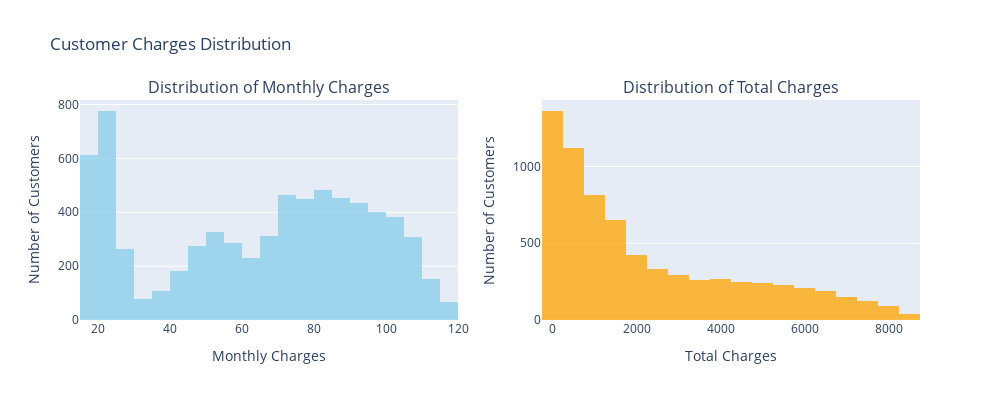

Notebook code for this chart:
### Markdown cell above
## Discriptive statistics
### **1. Monthly Charges**
- **Range:** Monthly charges vary from **$18.25** to **$118.75**.  
- **Average (Mean):** Customers are billed **around $64.76 per month on average**.  
- **Typical Range (IQR):**
  - 25% of customers pay **below $35.50**  
  - 50% (median) pay **around $70.35**  
  - 75% pay **below $89.85**  
- **Insight:** The majority of customers fall within the **$35–$90 range**, indicating that the company has a strong **mid-tier pricing structure** that serves most of its customer base.

---

### **2. Total Charges**
- **Range:** Total charges range from **$0** to **$8,684.80**.  
- **Average (Mean):** Customers have generated **around $2,279 in total revenue** each.  
- **Distribution Insights:**
  - A significant number of customers have **very low total charges (close to $0)**, indicating **new customers or those who churned early**.  
  - Customers with **total charges above $3,000** represent **long-term loyal customers**, contributing a major share of revenue.  
  - The distribution is **right-skewed**, meaning **a smaller group of customers generates a larger portion of overall revenue**.

### Code cell
import plotly.graph_objects as go
from plotly.subplots import make_subplots

# Create subplots: 1 row, 2 columns
fig = make_subplots(rows=1, cols=2, subplot_titles=("Distribution of Monthly Charges", "Distribution of Total Charges"))

# MonthlyCharges histogram
fig.add_trace(
    go.Histogram(
        x=df['MonthlyCharges'],
        nbinsx=30,
        marker_color='skyblue',
        name='MonthlyCharges',
        opacity=0.75
    ),
    row=1, col=1
)

# TotalCharges histogram
fig.add_trace(
    go.Histogram(
        x=df['TotalCharges'],
        nbinsx=30,
        marker_color='orange',
        name='TotalCharges',
        opacity=0.75
    ),
    row=1, col=2
)

# Update layout
fig.update_layout(
    title_text="Customer Charges Distribution",
    height=400,
    width=1000,
    showlegend=False
)

# Update axes labels
fig.update_xaxes(title_text="Monthly Charges", row=1, col=1)
fig.update_yaxes(title_text="Number of Customers", row=1, col=1)
fig.update_xaxes(title_text="Total Charges", row=1, col=2)
fig.update_yaxes(title_text="Number of Customers", row=1, col=2)

fig.show()

### Figure 1 — Plotly figure (JSON) as saved in the notebook; plotly's stock layout.template omitted (floating-point values rounded to 4 significant figures; data arrays with more than 128 entries replaced by an {"elided": "..."} marker saying what was removed)
{"data": [{"marker": {"color": "skyblue"}, "name": "MonthlyCharges", "nbinsx": 30, "opacity": 0.75, "type": "histogram", "x": {"elided": "7043 float values"}, "xaxis": "x", "yaxis": "y"}, {"marker": {"color": "orange"}, "name": "TotalCharges", "nbinsx": 30, "opacity": 0.75, "type": "histogram", "x": {"elided": "7043 float values"}, "xaxis": "x2", "yaxis": "y2"}], "layout": {"annotations": [{"font": {"size": 16}, "showarrow": false, "text": "Distribution of Monthly Charges", "x": 0.225, "xanchor": "center", "xref": "paper", "y": 1, "yanchor": "bottom", "yref": "paper"}, {"font": {"size": 16}, "showarrow": false, "text": "Distribution of Total Charges", "x": 0.775, "xanchor": "center", "xref": "paper", "y": 1, "yanchor": "bottom", "yref": "paper"}], "height": 400, "showlegend": false, "title": {"text": "Customer Charges Distribution"}, "width": 1000, "xaxis": {"anchor": "y", "domain": [0, 0.45], "title": {"text": "Monthly Charges"}}, "xaxis2": {"anchor": "y2", "domain": [0.55, 1], "title": {"text": "Total Charges"}}, "yaxis": {"anchor": "x", "domain": [0, 1], "title": {"text": "Number of Customers"}}, "yaxis2": {"anchor": "x2", "domain": [0, 1], "title": {"text": "Number of Customers"}}}}
